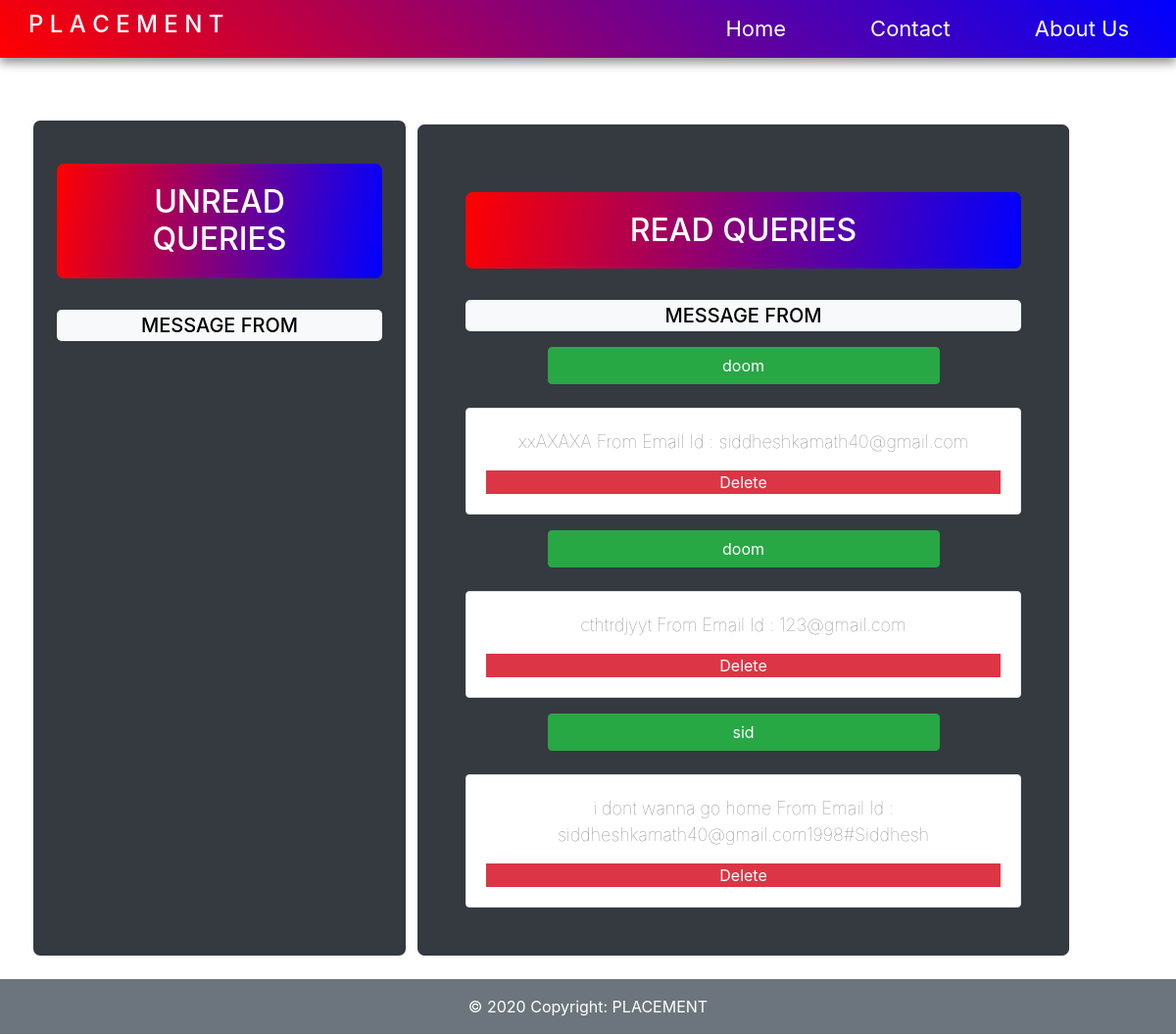
/placement/view_contact.php (signed in), run on the app's committed database.
### tables this page shows
CREATE TABLE `contact` (
  `no` int(11) NOT NULL,
  `name` varchar(100) NOT NULL,
  `email` varchar(100) NOT NULL,
  `querry` varchar(100) NOT NULL,
  `state` enum('unread','read') NOT NULL
);

### placement/view_contact.php (the view, shortened to what this page needs)
<?php
include 'includes/db.php';
$cr ="select * from contact where state='read'  ORDER BY no DESC;";
$cr_result = mysqli_query($con, $cr);
?>
<!DOCTYPE html>
<html lang="en">
<head>
    <link rel="stylesheet" href="styles/style.css">
    <link rel="stylesheet" href="css/bootstrap.min.css">
    <link rel="stylesheet" href="https://maxcdn.bootstrapcdn.com/bootstrap/4.0.0/css/bootstrap.min.css">
    <link href="https://stackpath.bootstrapcdn.com/font-awesome/4.7.0/css/font-awesome.min.css" rel="stylesheet" >
</head>
<body>
    <nav class="navbar navbar-expand-lg " id="navbar-id">
  <h4 class="ml-3">P L A C E M E N T</h4>
  <div class="collapse navbar-collapse" id="nav-collapse">
    <ul class="navbar-nav ml-auto">
      <li class="nav-item active">
        <a class="nav-link active" href="index.php">Home </a>
      </li>
      <li class="nav-item">
        <a class="nav-link" href="contact.php">Contact</a>
      </li>
      <li class="nav-item">
        <a class="nav-link " href="about.php" >About Us</a>
      </li>
    </ul>
  </div>
</nav>
        <section id="content">
        <div class="container  ">
        <div class="row">
        <div class="col-12 col-md-6 col-lg-4 m-1 left-side text-center bg-dark p-4" style="border-radius:7px">
<h2 class="bt-login" style="color:white;">UNREAD QUERIES</h2>
       <br>
       <h5 class="bg-light p-1 text-center" style="color:black; border-radius:5px">MESSAGE FROM</h5>
</div>
        <div class=" bg-dark col-12 col-md-5 col-lg-7 right-side border mt-2 m-1 ml-2 border-dark p-5 text-center" style="border-radius:7px">
<h2 class="bt-login" style="color:white;">READ QUERIES</h2>
       <br>
       <h5 class="bg-light p-1 text-center" style="color:black; border-radius:5px">MESSAGE FROM</h5>
<?php
while($row = mysqli_fetch_array($cr_result))
{
?>
<p>
  <h5 class="btn btn-success"  style="width:400px">
    <?php echo $row['name'];?>
  </h5>
</p>
<div id="collapseExample">
  <div class="card card-body border">
    <p> <?php echo $row['querry'].' '." From Email Id : ".' '.$row['email'];?></p>
    <a class="bg-danger" href="del_querry.php?email=<?php echo $row['email'];?>" style="color:white;" >Delete</a>
  </div>
</div>
<?php
 }
?>
</div>
        </div>
        </div>
<footer class="page-footer font-small footer btn-secondary">
  <div class="footer-copyright text-center py-3">
    © 2020 Copyright: PLACEMENT
  </div>
</footer>
</body>
</html>

### placement/styles/style.css (style rules this page uses)
* { -webkit-box-sizing: border-box; box-sizing: border-box; margin: 0px; padding: 0px; }
body { font-family: 'Lucida Sans', 'Lucida Sans Regular', 'Lucida Grande', 'Lucida Sans Unicode', Geneva, Verdana, sans-serif; }
.navbar { background-image: linear-gradient(45deg, red, blue); -webkit-box-shadow: 0px 5px 10px rgba(112, 112, 112, 0.781); box-shadow: 0px 5px 10px rgba(112, 112, 112, 0.781); padding: 5px !important; }
h4 { color: white; padding: 6px 8px; }
.navbar-nav li { padding: 0px 35px; }
.navbar-nav li a { color: white; font-size: 22px; padding: 0px 10px; float: right; }
p { font-size: 18px; font-weight: 120; color: grey; }
.bt-login { color: white; margin-top: 20px !important; padding: 20px 40px; border-radius: 7px !important; cursor: pointer; background-image: linear-gradient(98deg, red, blue); }
#content { width: 100%; }
.container { padding: 20px; width: 100%; margin-top: 40px; }
.left-side { width: 80% !important; -webkit-column-gap: 20px; column-gap: 20px; }
.right-side { width: 100% !important; padding: 20px 20px; -webkit-column-gap: 20px; column-gap: 20px; }
.footer { background-color: 48; }

### placement/view_contact.php (style rules this page uses)
h4 { color:white }

### data on the page
contact: name "doom", querry "xxAXAXA", email "siddheshkamath40@gmail.com"
contact: name "doom", querry "cthtrdjyyt", email "123@gmail.com"
contact: name "sid", querry "i dont wanna go home", email "siddheshkamath40@gmail.com1998#Siddhesh"
